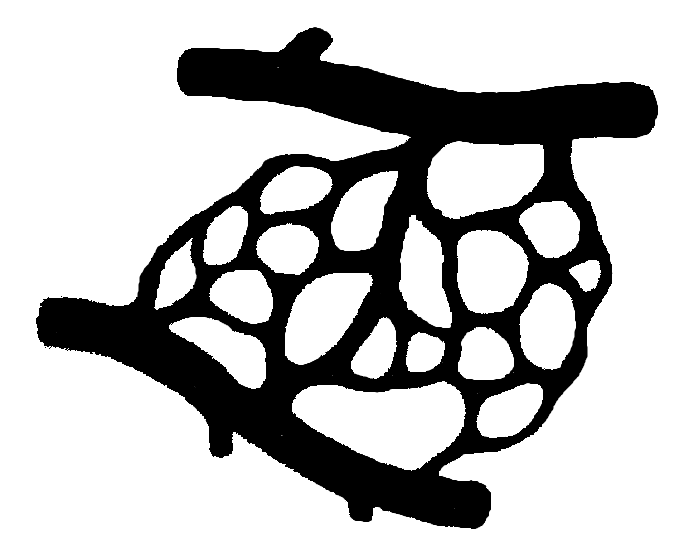
%> input picture maps/maze4.png, 692 x 559 px
$ octave NewMapPreProcess.m   (GNU Octave 9; MATLAB toolbox functions it lacks are replaced by stand-ins)
%> lines starting %> are read from the running program, lines starting %| are printed output that depends on the picture; in (x1, y1, x2, y2) boxes, pixels count from 0 and x2, y2 are one past the last pixel; in counts of white or black regions, pixels touching at a corner belong together; the program's own positions count from 1
imshow('maze4.png');
fig = getframe;
close(figure(1))
fig = fig.cdata;
%> fig is the input picture: size 559x692x3 uint8; min 0, max 255, mean 189.3
bw = im2bw(fig,0.2);
%> bw: size 559x692 logical; 74.3% white; 3 black regions (2 under 20 px), largest, box (x1, y1, x2, y2) and area: (36, 27, 658, 529) 99378


bw1 = imresize(bw,0.4);
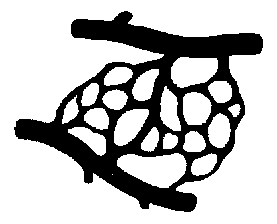
%> bw1: size 224x277 logical; 74.3% white; 1 black region, box (x1, y1, x2, y2) and area: (14, 11, 263, 212) 15938
figure
imshow(~bw1)
figure
rgb1 = uint8(cat(3,bw1,bw1,bw1));
rgb0 = uint8(cat(3,~bw1,~bw1,~bw1));
tmp = rgb1(:,:,1)==1;
tmp0 = rgb0(:,:,1)==1;
tmp = uint8(tmp);
tmp0 = uint8(tmp0);
rgb1(:,:,1) = rgb1(:,:,1).*tmp.*182;
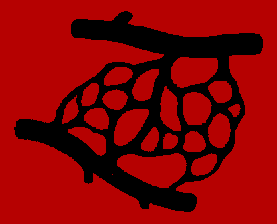
%> rgb1: size 224x277x3 uint8; mean R, G, B 135.3, 0.7, 0.7
rgb0(:,:,1) = rgb0(:,:,1).*tmp0.*255;
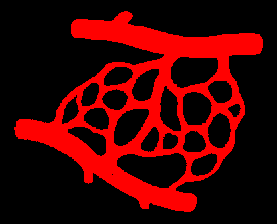
%> rgb0: size 224x277x3 uint8; mean R, G, B 65.5, 0.3, 0.3
rgb1(:,:,2)=rgb1(:,:,2).*tmp.*228;
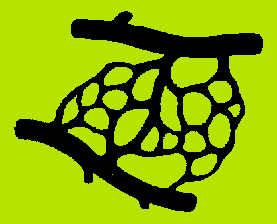
%> rgb1: size 224x277x3 uint8; mean R, G, B 135.3, 169.4, 0.7
rgb0(:,:,2) = rgb0(:,:,2).*tmp0.*255;
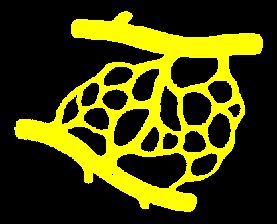
%> rgb0: size 224x277x3 uint8; mean R, G, B 65.5, 65.5, 0.3
rgb1(:,:,3)=rgb1(:,:,3).*tmp.*255;
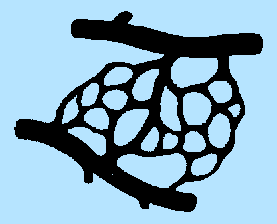
%> rgb1: size 224x277x3 uint8; mean R, G, B 135.3, 169.4, 189.5
rgb0(:,:,3) = rgb0(:,:,3).*tmp0.*255;

rgb = rgb1+rgb0;
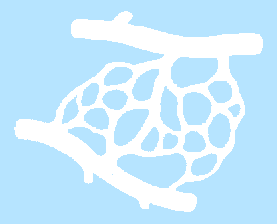
%> rgb: size 224x277x3 uint8; mean R, G, B 200.8, 234.9, 255


imshow(rgb)

$ run again, with maps/maze1.png copied over maps/maze4.png
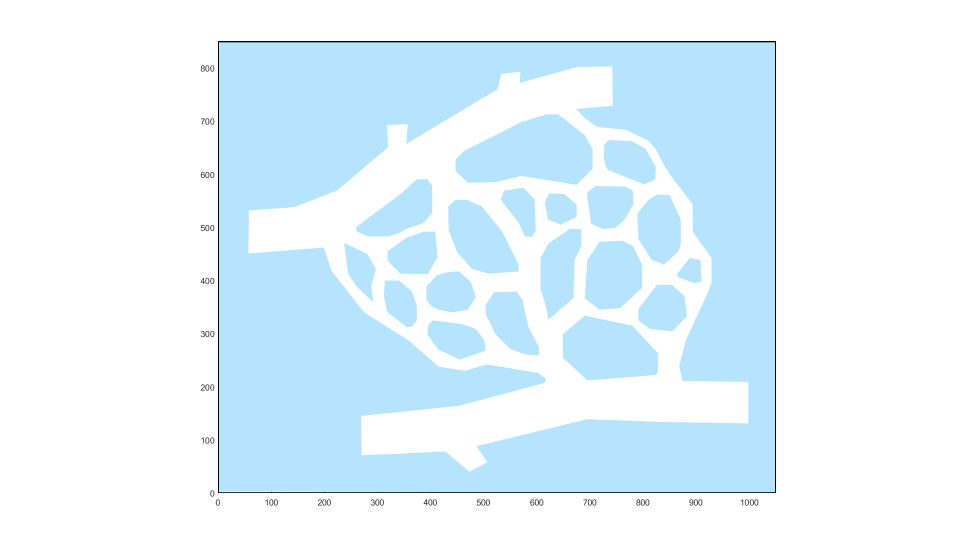
%> input picture maps/maze1.png, 1920 x 1108 px (shown at 1/2 size)
%> `bw = im2bw(fig,0.2);`:
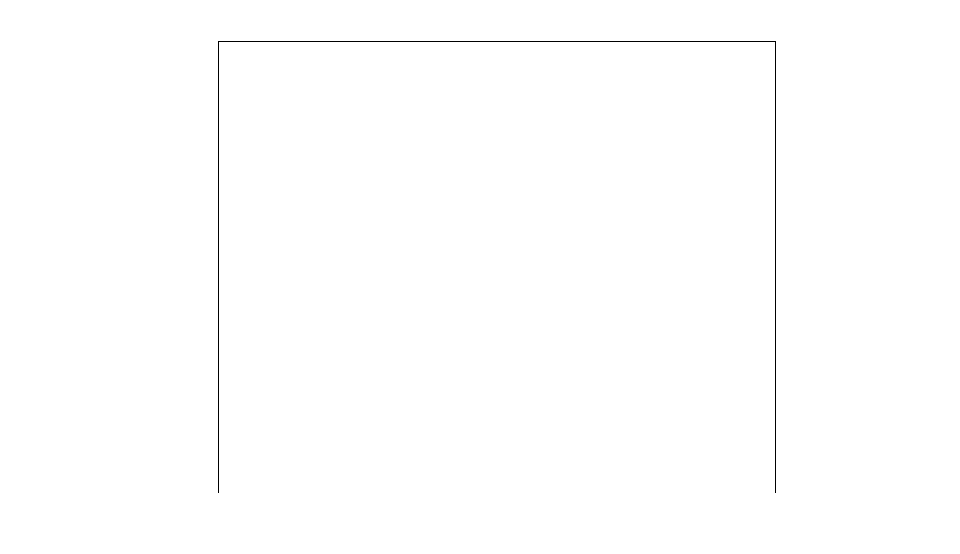
%> bw: size 554x960 logical; 99.7% white; black in thin lines or dots, all inside (x1, y1, x2, y2) = (218, 41, 776, 493)
%> bw1: size 222x384 logical; 99.5% white; black in thin lines or dots, all inside (x1, y1, x2, y2) = (87, 16, 310, 198)
%> `rgb1(:,:,3)=rgb1(:,:,3).*tmp.*255;`:
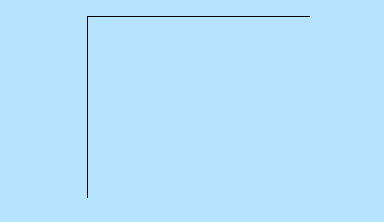
%> rgb1: size 222x384x3 uint8; mean R, G, B 181.1, 226.9, 253.8

$ run again, with maps/branch.PNG copied over maps/maze4.png
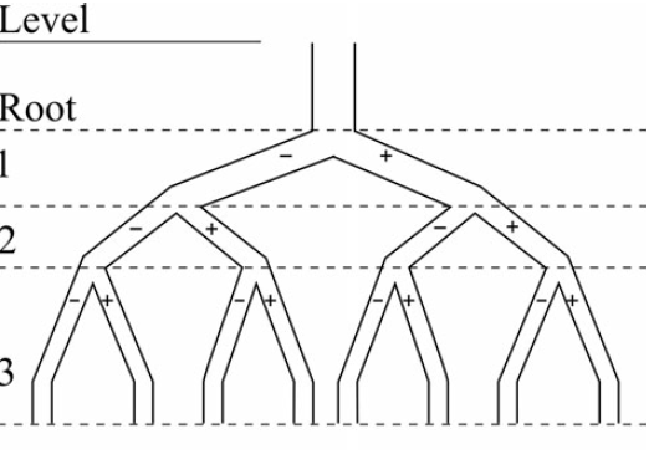
%> input picture maps/branch.PNG, 646 x 450 px
%> fig is the input picture: size 450x646x3 uint8; min 0, max 255, mean 242.6
%> bw: size 450x646 logical; 98.8% white; black in thin lines or dots, all inside (x1, y1, x2, y2) = (0, 5, 619, 423)
%> bw1: size 180x259 logical; 98.7% white; black in thin lines or dots, all inside (x1, y1, x2, y2) = (0, 2, 248, 169)
%> `rgb0(:,:,2) = rgb0(:,:,2).*tmp0.*255;`:
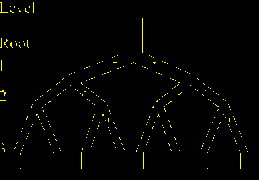
%> rgb0: size 180x259x3 uint8; mean R, G, B 3.2, 3.2, 0
%> `rgb1(:,:,3)=rgb1(:,:,3).*tmp.*255;`:
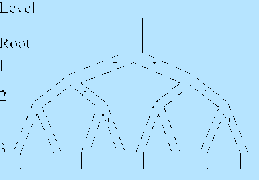
%> rgb1: size 180x259x3 uint8; mean R, G, B 179.7, 225.1, 251.8
